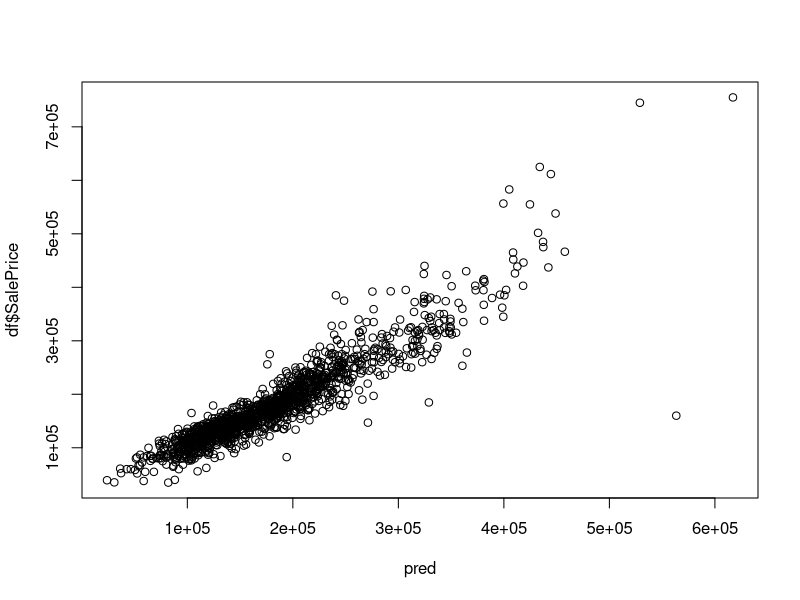
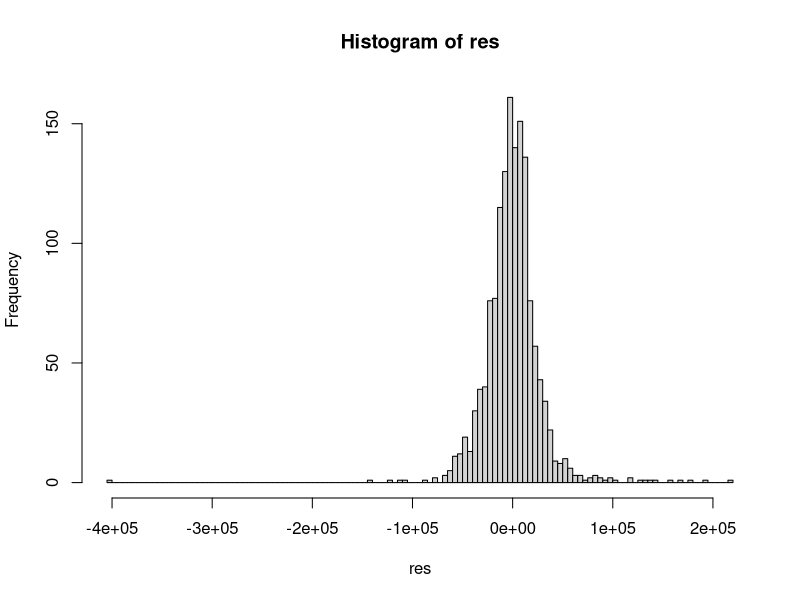
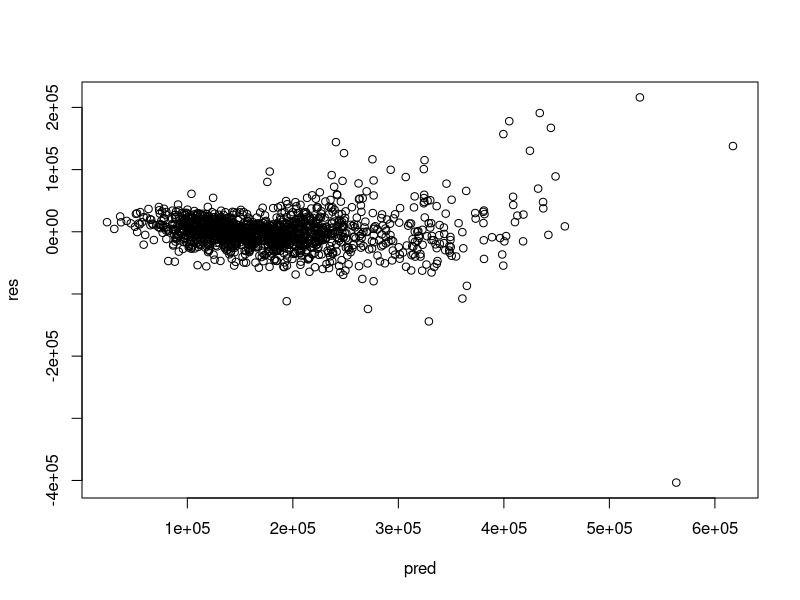
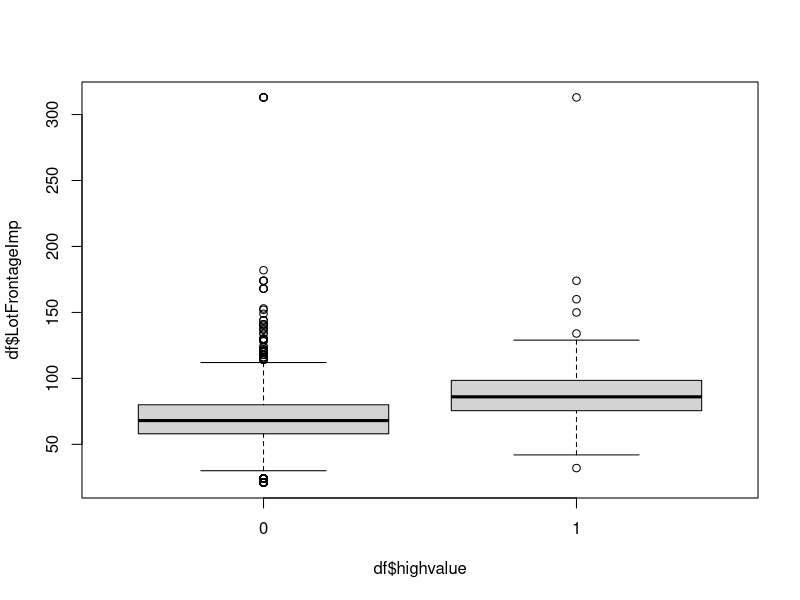
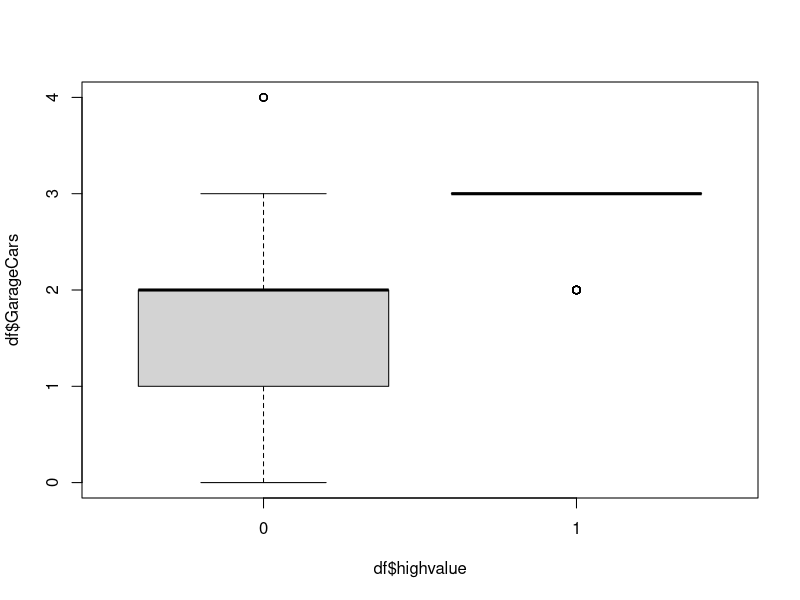
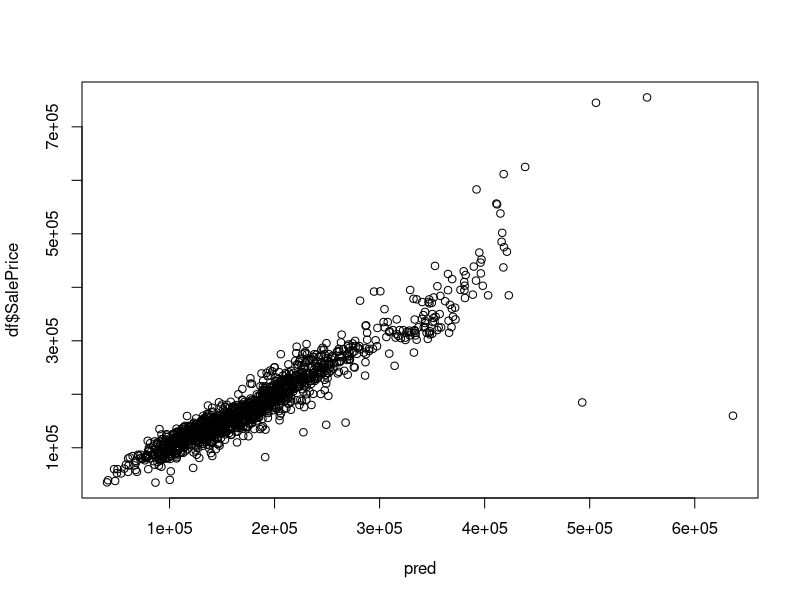
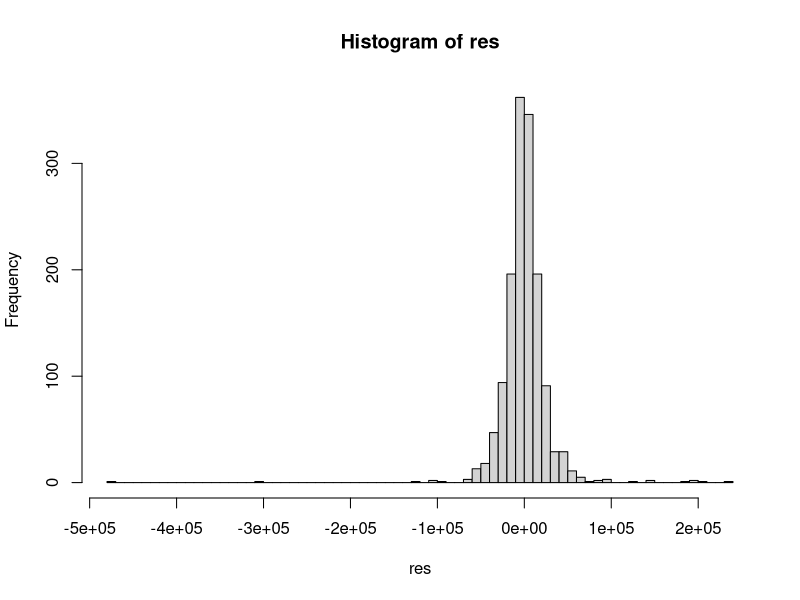
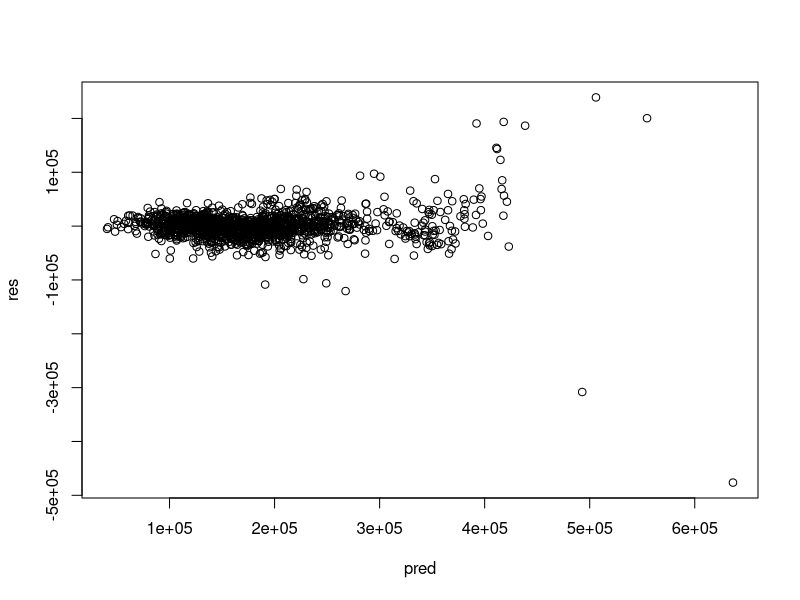

Recreate these plots in R, in order.
setwd("D:/Work/Classes/base-analytics-master/data/house_prices")

df <- read.csv("data_important.csv")

library(MASS)

fit1 <- lm(SalePrice ~ 1,data=df)

fit2 <- lm(SalePrice ~ .,data=df)

fitfn <-stepAIC(fit1, scope=list(lower=fit1, upper=fit2),method="both")
summary(fitfn)

pred <- predict(fitfn)
res <- residuals(fitfn)

plot(pred,df$SalePrice)
hist(res,breaks=100)
plot(pred,res)

### 

df$highvalue <- ifelse(df$SalePrice > 300000, 1, 0)
boxplot(df$LotFrontageImp ~ df$highvalue)
boxplot(df$GarageCars ~ df$highvalue)

df$threegarage <- ifelse(df$GarageCars ==3 , 1 , 0)


# rebuilding model by removing high leverage observations
# issues exist in the dataset because of a few highly priced houses
cd <- cooks.distance(fitfn)

dff <- df[cd < 4/(1460 - 54 - 1),]


fit1 <- lm(SalePrice ~ 1,data=dff)

fit2 <- lm(SalePrice ~ .,data=dff)

fitfn <-stepAIC(fit1, scope=list(lower=fit1, upper=fit2),method="both")
summary(fitfn)

pred <- predict(fitfn,newdata=df)
res <- df$SalePrice - pred
plot(pred,df$SalePrice)
hist(res,breaks=100)
plot(pred,res)

# Much better performance but some non-linearities persist. 
# Requires investigation one variable at a time

plot(df$YearBuilt^2,pred)

dff$g1985 <- ifelse(dff$YearBuilt > 1985,1,0)

fit1 <- lm(SalePrice ~ 1,data=dff)

fit2 <- lm(SalePrice ~ .,data=dff)

fitfn <-stepAIC(fit1, scope=list(lower=fit1, upper=fit2),method="both")
summary(fitfn)
fitfn$terms
# cross validation

library(caret)

trctrl = trainControl(method="cv",number=15,verboseIter=T)
cv = train(SalePrice ~ OverallQual + BsmtFinSF1 + YearBuilt + 
             Neighborhood_NridgHt + GarageArea + TotalBsmtSF + YearRemodAdd + 
             LotFrontageImp + Neighborhood_StoneBr + Neighborhood_NoRidge + 
             Fireplaces + Neighborhood_Somerst + MSZoning_RL + Neighborhood_BrkSide + 
             WoodDeckSF + Condition1_Feedr + RoofStyle_Gable + Neighborhood_Veenker + 
              + GarageYrBlt + Condition2_PosA + RoofMatl_Membran + 
             OpenPorchSF + Condition1_RRAe + MasVnrArea + Neighborhood_NAmes + 
             FullBath + Neighborhood_Edwards + GarageCars + Neighborhood_Sawyer + 
             HouseStyle_2Story + X2ndFlrSF + X1stFlrSF + Neighborhood_OldTown + 
             Condition2_RRNn,data=df,method="lm",trControl =trctrl           )
 cv
